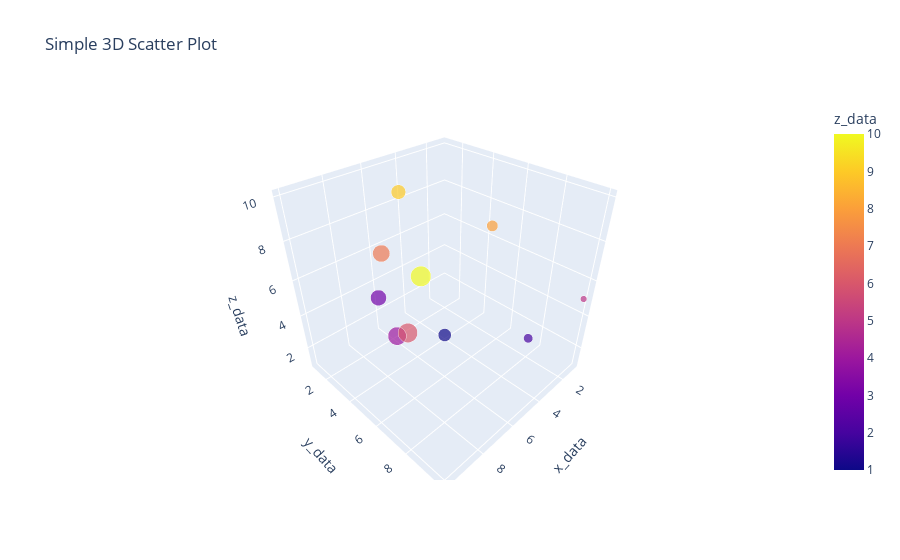

Notebook code cell kept with this figure:
### Code cell
import plotly.express as px
import pandas as pd

# Create sample data
data = {
    'x_data': [1, 2, 3, 4, 5, 6, 7, 8, 9, 10],
    'y_data': [10, 8, 6, 4, 2, 1, 3, 5, 7, 9],
    'z_data': [5, 2, 8, 1, 9, 3, 7, 4, 6, 10]
}
df = pd.DataFrame(data)

# Create the 3D scatter plot
fig = px.scatter_3d(df, x='x_data', y='y_data', z='z_data',
                    title='Simple 3D Scatter Plot',
                    color='z_data', # Optional: color points based on z_data
                    size='x_data') # Optional: size points based on x_data

# Display the plot
fig.show()

### Figure 1 — Plotly figure (JSON) as saved in the notebook; plotly's stock layout.template omitted (floating-point values rounded to 4 significant figures)
{"data": [{"hovertemplate": "x_data=%{marker.size}<br>y_data=%{y}<br>z_data=%{marker.color}<extra></extra>", "legendgroup": "", "marker": {"color": [5, 2, 8, 1, 9, 3, 7, 4, 6, 10], "coloraxis": "coloraxis", "size": [1, 2, 3, 4, 5, 6, 7, 8, 9, 10], "sizemode": "area", "sizeref": 0.025, "symbol": "circle"}, "mode": "markers", "name": "", "scene": "scene", "showlegend": false, "type": "scatter3d", "x": [1, 2, 3, 4, 5, 6, 7, 8, 9, 10], "y": [10, 8, 6, 4, 2, 1, 3, 5, 7, 9], "z": [5, 2, 8, 1, 9, 3, 7, 4, 6, 10]}], "layout": {"coloraxis": {"colorbar": {"title": {"text": "z_data"}}, "colorscale": [[0, "#0d0887"], [0.1111, "#46039f"], [0.2222, "#7201a8"], [0.3333, "#9c179e"], [0.4444, "#bd3786"], [0.5556, "#d8576b"], [0.6667, "#ed7953"], [0.7778, "#fb9f3a"], [0.8889, "#fdca26"], [1, "#f0f921"]]}, "legend": {"itemsizing": "constant", "tracegroupgap": 0}, "scene": {"domain": {"x": [0, 1], "y": [0, 1]}, "xaxis": {"title": {"text": "x_data"}}, "yaxis": {"title": {"text": "y_data"}}, "zaxis": {"title": {"text": "z_data"}}}, "title": {"text": "Simple 3D Scatter Plot"}}}
